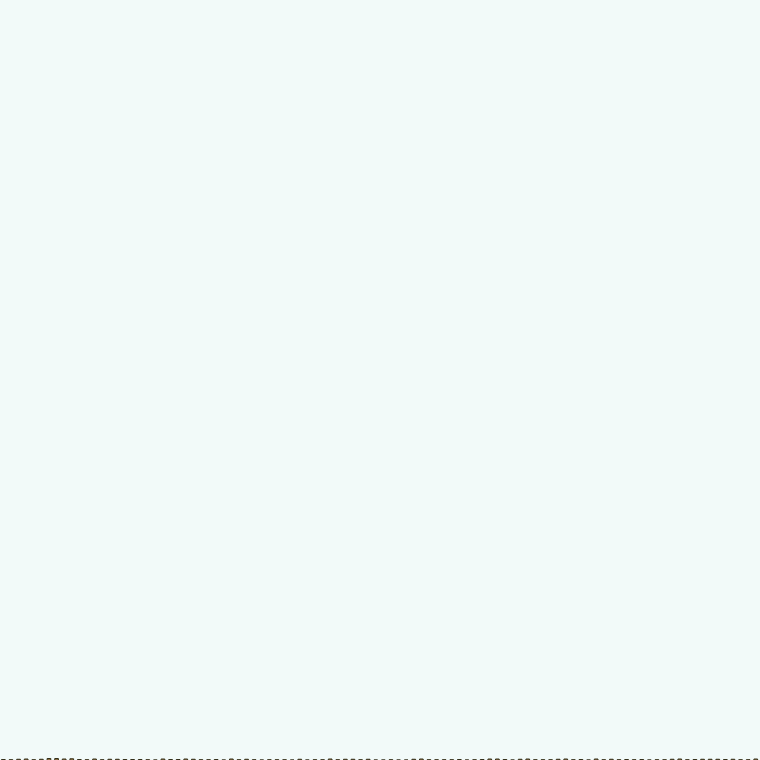
Frame 1 (no input)
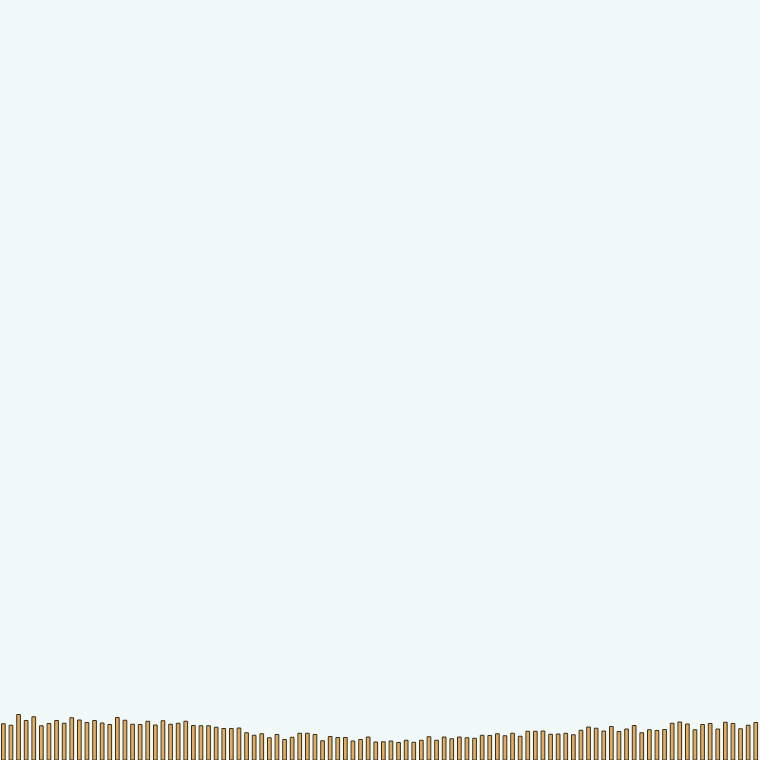
Frame 60 (no input)
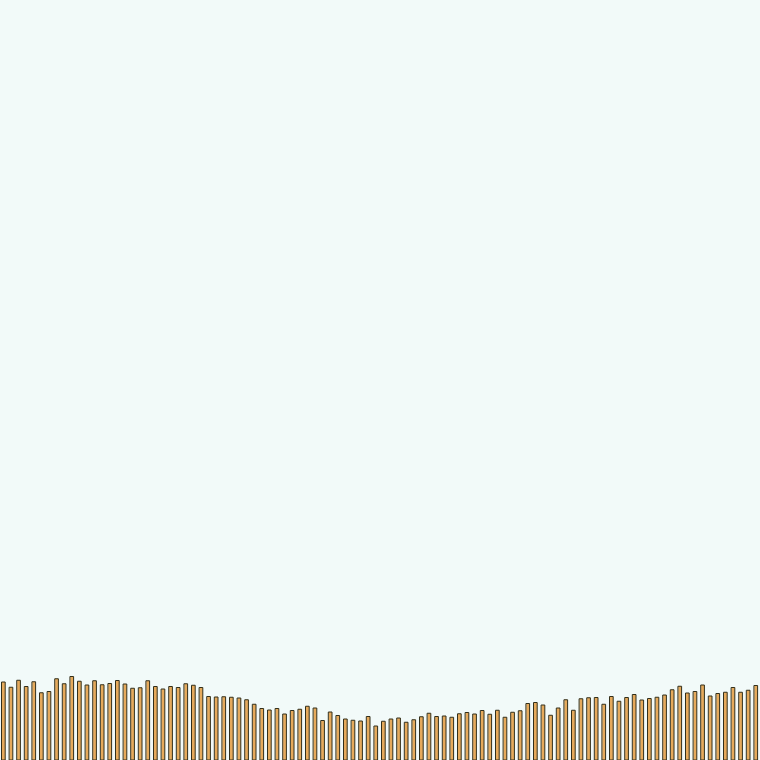
Frame 120 (the mouse pressed at the canvas centre since frame 60)

The p5.js sketch that drew these frames (run headless with seeded random() and noise() and a simulated clock; from frame 60 on, the mouse is pressed at the canvas centre):

// p5.js sketch
// ── sketch.js
// The Nature of Code
// Daniel Shiffman
// http://natureofcode.com

// An array to keep track of how often random numbers are picked

let randomCounts = [];
let total = 100;
let cont = true;

const customRand = () => {
  let found;
  let ct = 0;

  while (!found && ct < 1000) {
    const x1 = random(total);
    const x2 = random(total);
    if (x2 < x1) found = x1;
    if (x2 ** 2 < x1) found = x1;
    if (x2 * x1 < 2500) found = x1;
  }

  return found || 0;
};

function setup() {
  createCanvas(760, 760);
  for (let i = 0; i < total; i++) {
    randomCounts[i] = 0;
  }
  colorMode(HSB);
}

function draw() {
  const w = width / randomCounts.length;
  const h = (x) => randomCounts[x] / 4;

  background(175, 3, 98);

  if (cont) {
    for (let i = 0; i < total * 2; i++) {
      let index = floor(customRand());
      randomCounts[index]++;
      cont = h(index) < height;
    }
  }

  // Draw a rectangle to graph results
  stroke(50, 49, 20);
  strokeWeight(1);
  fill(34, 60, 90);

  for (let x = 0; x < randomCounts.length; x++) {
    rect(x * w + w / 4, height - h(x), (w - 1) / 2, h(x));
  }
}
